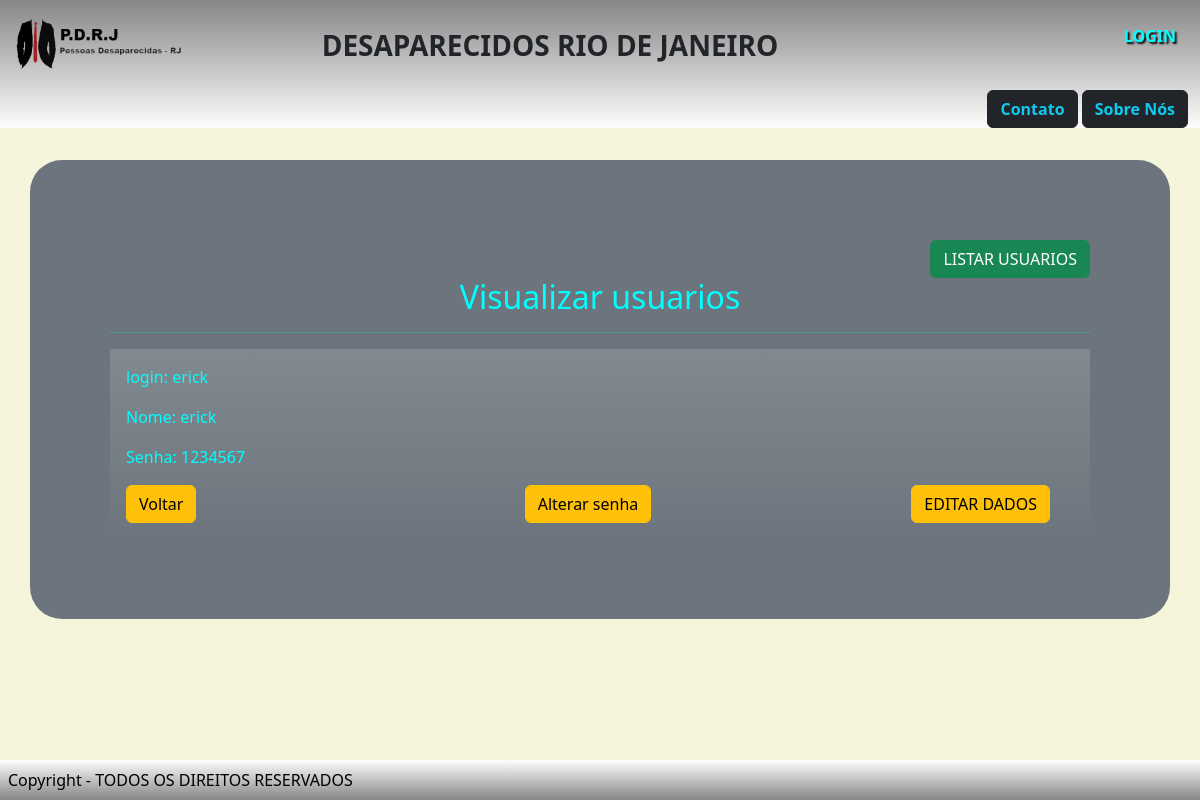
/visualizarUsuario.php?login=erick, run on the app's committed database.
### tables this page shows
CREATE TABLE `usuarios` (
  `login` varchar(20) NOT NULL,
  `nome` varchar(60) NOT NULL,
  `senha` varchar(100) NOT NULL,
  `nivel` varchar(15) NOT NULL
);

### visualizarUsuario.php (the view)
<?php
include "conexao.php";
include "controle.php";
$erro = 0;
if (isset($_GET['login'])) {
    $login = $_GET['login'];
    $sql = "select * from usuarios where login = '$login'";
    $seleciona = mysqli_query($conexao, $sql);
    $exibe = mysqli_fetch_array($seleciona);
    $nome = $exibe['nome'];
    $login = $exibe['login'];
    $senha = $exibe['senha'];
} else {
    $erro++;
}
?>
<div class="container bg-secondary pag">
    <div class="text-end">
        <a href="listarUsuarios.php"><button type="button" class="btn btn-success btn-sn"> LISTAR USUARIOS </button></a>
    </div>
    <h2>Visualizar usuarios</h2>
    <hr>
    <div class="container text-start bg-gradient p-3">
        <div class="row">
            <div class="col-10">
                <?php
                if (!$erro) {
                    echo "
                        <p> login: $login </p>
                        <p> Nome: $nome </p>
                        <p> Senha: $senha </p>
                    ";
                } else {
                    echo "
                     <p> Nenhum Usuario foi selecionado. </p>
                     <p> Clique em Listar Usuarios para selecionar o Usuario. </p>
                    ";
                }
                ?>
            </div>
            <div class="row">
                <div class="col text-start">
                    <a href="listarUsuario.php"><button type="button" class="btn btn-warning btn-sn"> Voltar</button></a>
                </div>
                <div class="col text-center">
                    <a href="editarSenha.php?login=<?php echo $login; ?>"><button type="button" class="btn btn-warning btn-sn">Alterar senha</button></a>
                </div>
                <div class="col text-end">
                    <a href="editarUsuario.php?login=<?php echo $login ?>"><button type="button" class="btn btn-warning btn-sn">EDITAR DADOS</button></a>
                </div>
            </div>
        </div>
        <?php
        include "footer.php"
        ?>

### css/style.css (style rules this page uses)
.pag { margin-top: 2em; padding: 5em; border-radius: 2em; text-align: center; margin-bottom:5em ; color: aqua; }
.fundo { background-color: rgb(245, 245, 220); background-size: cover; }

### data on the page
usuarios: login "erick", nome "erick", senha "1234567"
